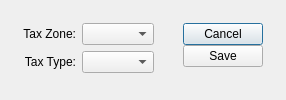
<?xml version="1.0" encoding="UTF-8"?>
<ui version="4.0">
 <comment>This file is part of the xTuple ERP: PostBooks Edition, a free and
open source Enterprise Resource Planning software suite,
Copyright (c) 1999-2019 by OpenMFG LLC, d/b/a xTuple.
It is licensed to you under the Common Public Attribution License
version 1.0, the full text of which (including xTuple-specific Exhibits)
is available at www.xtuple.com/CPAL.  By using this software, you agree
to be bound by its terms.</comment>
 <class>classCodeTax</class>
 <widget class="QDialog" name="classCodeTax">
  <property name="geometry">
   <rect>
    <x>0</x>
    <y>0</y>
    <width>286</width>
    <height>100</height>
   </rect>
  </property>
  <property name="windowTitle">
   <string>Item Tax</string>
  </property>
  <layout class="QGridLayout" name="gridLayout_2">
   <item row="0" column="0">
    <layout class="QGridLayout" name="gridLayout">
     <property name="margin">
      <number>12</number>
     </property>
     <property name="spacing">
      <number>12</number>
     </property>
     <item row="0" column="0">
      <layout class="QVBoxLayout">
       <property name="spacing">
        <number>0</number>
       </property>
       <property name="margin">
        <number>0</number>
       </property>
       <item>
        <layout class="QGridLayout">
         <property name="margin">
          <number>0</number>
         </property>
         <property name="spacing">
          <number>6</number>
         </property>
         <item row="1" column="0">
          <widget class="QLabel" name="_taxtypeLit">
           <property name="text">
            <string>Tax Type:</string>
           </property>
           <property name="alignment">
            <set>Qt::AlignRight|Qt::AlignTrailing|Qt::AlignVCenter</set>
           </property>
           <property name="buddy">
            <cstring>_taxtype</cstring>
           </property>
          </widget>
         </item>
         <item row="0" column="0">
          <widget class="QLabel" name="_taxauthLit">
           <property name="text">
            <string>Tax Zone:</string>
           </property>
           <property name="alignment">
            <set>Qt::AlignRight|Qt::AlignTrailing|Qt::AlignVCenter</set>
           </property>
           <property name="buddy">
            <cstring>_taxzone</cstring>
           </property>
          </widget>
         </item>
         <item row="0" column="1">
          <widget class="XComboBox" name="_taxzone">
           <property name="allowNull">
            <bool>true</bool>
           </property>
           <property name="nullStr">
            <string>Any</string>
           </property>
           <property name="type">
            <enum>XComboBox::TaxZones</enum>
           </property>
          </widget>
         </item>
         <item row="1" column="1">
          <widget class="XComboBox" name="_taxtype">
           <property name="type">
            <enum>XComboBox::TaxTypes</enum>
           </property>
          </widget>
         </item>
        </layout>
       </item>
       <item>
        <spacer>
         <property name="orientation">
          <enum>Qt::Vertical</enum>
         </property>
         <property name="sizeHint" stdset="0">
          <size>
           <width>20</width>
           <height>0</height>
          </size>
         </property>
        </spacer>
       </item>
      </layout>
     </item>
     <item row="0" column="1">
      <spacer>
       <property name="orientation">
        <enum>Qt::Horizontal</enum>
       </property>
       <property name="sizeType">
        <enum>QSizePolicy::MinimumExpanding</enum>
       </property>
       <property name="sizeHint" stdset="0">
        <size>
         <width>0</width>
         <height>20</height>
        </size>
       </property>
      </spacer>
     </item>
     <item row="0" column="2">
      <layout class="QVBoxLayout">
       <property name="spacing">
        <number>0</number>
       </property>
       <property name="margin">
        <number>0</number>
       </property>
       <item>
        <layout class="QVBoxLayout">
         <property name="spacing">
          <number>0</number>
         </property>
         <property name="margin">
          <number>0</number>
         </property>
         <item>
          <widget class="QPushButton" name="_cancel">
           <property name="text">
            <string>Cancel</string>
           </property>
          </widget>
         </item>
         <item>
          <widget class="QPushButton" name="_save">
           <property name="text">
            <string>Save</string>
           </property>
          </widget>
         </item>
        </layout>
       </item>
       <item>
        <spacer>
         <property name="orientation">
          <enum>Qt::Vertical</enum>
         </property>
         <property name="sizeHint" stdset="0">
          <size>
           <width>20</width>
           <height>0</height>
          </size>
         </property>
        </spacer>
       </item>
      </layout>
     </item>
    </layout>
   </item>
  </layout>
 </widget>
 <customwidgets>
  <customwidget>
   <class>XComboBox</class>
   <extends>QComboBox</extends>
   <header>xcombobox.h</header>
  </customwidget>
 </customwidgets>
 <tabstops>
  <tabstop>_taxzone</tabstop>
  <tabstop>_taxtype</tabstop>
  <tabstop>_save</tabstop>
  <tabstop>_cancel</tabstop>
 </tabstops>
 <resources/>
 <connections>
  <connection>
   <sender>_cancel</sender>
   <signal>clicked()</signal>
   <receiver>classCodeTax</receiver>
   <slot>reject()</slot>
   <hints>
    <hint type="sourcelabel">
     <x>324</x>
     <y>18</y>
    </hint>
    <hint type="destinationlabel">
     <x>286</x>
     <y>18</y>
    </hint>
   </hints>
  </connection>
 </connections>
</ui>
